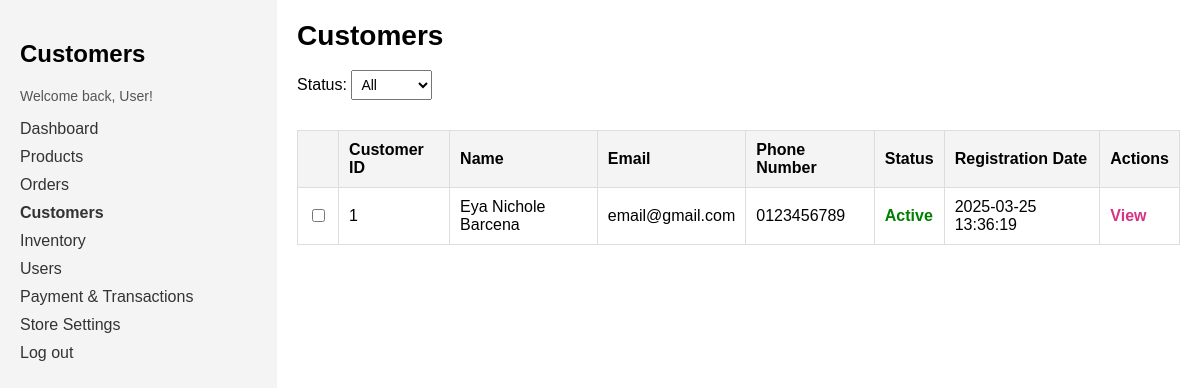
Before: /customers.php with the older database file.
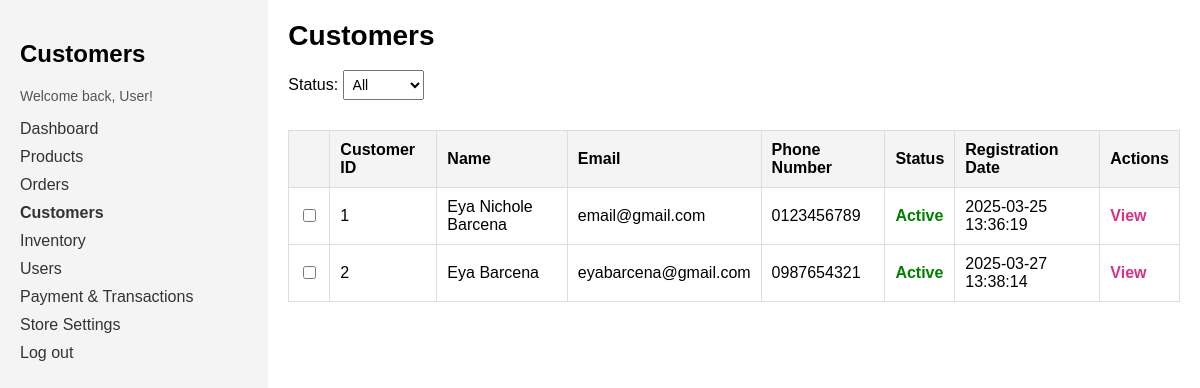
After: the same page with the newer database file.
### tables this page shows
CREATE TABLE `customers` (
  `customer_id` int(11) NOT NULL,
  `first_name` varchar(100) NOT NULL,
  `last_name` varchar(100) NOT NULL,
  `email` varchar(150) NOT NULL,
  `phone` varchar(20) DEFAULT NULL,
  `password_hash` varchar(255) NOT NULL,
  `address` text DEFAULT NULL,
  `status_id` int(11) DEFAULT 1,
  `created_at` timestamp NOT NULL DEFAULT current_timestamp()
);

CREATE TABLE `status` (
  `status_id` int(11) NOT NULL,
  `status_name` enum('Active','Inactive','Suspended') NOT NULL
);

### customers.php (the view, shortened to what this page needs)
<?php
    require 'conn.php';
    $customers = [];
    $sql = "
        SELECT c.customer_id,
               CONCAT(c.first_name, ' ', c.last_name) AS name,
               c.email,
               c.phone,
               s.status_name,
               c.created_at
        FROM customers c
        INNER JOIN status s ON c.status_id = s.status_id
    ";
    $result = $conn->query($sql);
    if ($result->num_rows > 0) {
        while ($row = $result->fetch_assoc()) {
            $customers[] = $row;
        }
    }
?>
<!DOCTYPE html>
<html lang="en">
<head>
    <link rel="stylesheet" href="css/customers.css">
</head>
<body>
    <div class="sidebar">
        <h2>Customers</h2>
        <p>Welcome back, <?php echo isset($_SESSION['username']) ? $_SESSION['username'] : 'User'; ?>!</p>
        <nav>
            <ul>
                <li><a href="dashboard.php">Dashboard</a></li>
                <li><a href="products.php">Products</a></li>
                <li><a href="orders.php">Orders</a></li>
                <li><strong><a href="customers.php">Customers</a></strong></li>
                <li><a href="inventory.php">Inventory</a></li>
                <li><a href="users.php">Users</a></li>
                <li><a href="payandtransac.php">Payment & Transactions</a></li>
                <li><a href="storesettings.php">Store Settings</a></li>
                <li><a href="logout.php">Log out</a></li>
            </ul>
        </nav>
    </div>
    <div class="main-content">
        <div class="header">Customers</div>
        <br>
        <label for="status">Status:</label>
        <select id="status">
            <option value="all">All</option>
        </select>
        <table class="customer-table">
            <thead>
                <tr>
                    <th><i class="fas fa-trash-alt"></i></th>
                    <th>Customer ID</th>
                    <th>Name</th>
                    <th>Email</th>
                    <th>Phone Number</th>
                    <th>Status</th>
                    <th>Registration Date</th>
                    <th>Actions</th>
                </tr>
            </thead>
            <tbody>
                <?php if (!empty($customers)) {
                    foreach ($customers as $customer) { ?>
                        <tr>
                            <td><input type="checkbox"></td>
                            <td><?php echo $customer['customer_id']; ?></td>
                            <td><?php echo $customer['name']; ?></td>
                            <td><?php echo $customer['email']; ?></td>
                            <td><?php echo $customer['phone']; ?></td>
                            <td class="status <?php echo strtolower($customer['status_name']); ?>">
                                <?php echo $customer['status_name']; ?>
                            </td>
                            <td><?php echo $customer['created_at']; ?></td>
                            <td class="actions">
                                <a href="#" class="view">View</a>
                            </td>
                        </tr>
                    <?php }
                } else { ?>
                    <tr><td colspan="8" style="text-align: center;">No customers found</td></tr>
                <?php } ?>
            </tbody>
        </table>
    </div>
</body>
</html>

Changed rows visible on the page:
added customers: customer_id "2", name "Eya Barcena", email "eyabarcena@gmail.com", phone "0987654321", status.status_name "Active", created_at "2025-03-27 13:38:14"
